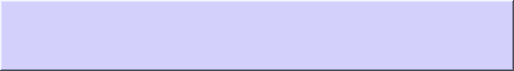
     <widget class="QFrame" name="main_header">
      <property name="minimumSize">
       <size>
        <width>0</width>
        <height>0</height>
       </size>
      </property>
      <property name="maximumSize">
       <size>
        <width>16777215</width>
        <height>70</height>
       </size>
      </property>
      <property name="styleSheet">
       <string notr="true">QFrame{
	border-bottom: 1px sold #000;
	padding:5px 10px;

	background-color:rgb(211, 209, 251)
}


</string>
      </property>
      <property name="frameShape">
       <enum>QFrame::WinPanel</enum>
      </property>
      <property name="frameShadow">
       <enum>QFrame::Raised</enum>
      </property>
      <layout class="QHBoxLayout" name="horizontalLayout">
       <property name="spacing">
        <number>0</number>
       </property>
       <property name="leftMargin">
        <number>0</number>
       </property>
       <property name="topMargin">
        <number>0</number>
       </property>
       <property name="rightMargin">
        <number>0</number>
       </property>
       <property name="bottomMargin">
        <number>0</number>
       </property>
       <item>
        <widget class="QPushButton" name="pushButton">
         <property name="sizePolicy">
          <sizepolicy hsizetype="Minimum" vsizetype="Preferred">
           <horstretch>0</horstretch>
           <verstretch>0</verstretch>
          </sizepolicy>
         </property>
         <property name="minimumSize">
          <size>
           <width>95</width>
           <height>60</height>
          </size>
         </property>
         <property name="baseSize">
          <size>
           <width>0</width>
           <height>0</height>
          </size>
         </property>
         <property name="font">
          <font>
           <pointsize>8</pointsize>
          </font>
         </property>
         <property name="styleSheet">
          <string notr="true">QPushButton{
	padding:5px 10px;
	border:none;
	border-radius: 10px;
	padding-left: 0px; 
}</string>
         </property>
         <property name="text">
          <string/>
         </property>
         <property name="icon">
          <iconset resource="../../../Users/Евгения/PycharmProjects/Knowledge/images/icons.qrc">
           <normaloff>:/newPrefix/лого.png</normaloff>:/newPrefix/лого.png</iconset>
         </property>
         <property name="iconSize">
          <size>
           <width>158</width>
           <height>158</height>
          </size>
         </property>
        </widget>
       </item>
       <item>
        <widget class="QFrame" name="title_menu">
         <property name="sizePolicy">
          <sizepolicy hsizetype="Expanding" vsizetype="Expanding">
           <horstretch>0</horstretch>
           <verstretch>0</verstretch>
          </sizepolicy>
         </property>
         <property name="minimumSize">
          <size>
           <width>0</width>
           <height>53</height>
          </size>
         </property>
         <property name="styleSheet">
          <string notr="true">border:None;</string>
         </property>
         <property name="frameShape">
          <enum>QFrame::StyledPanel</enum>
         </property>
         <property name="frameShadow">
          <enum>QFrame::Raised</enum>
         </property>
         <layout class="QHBoxLayout" name="horizontalLayout_6">
          <property name="spacing">
           <number>0</number>
          </property>
          <property name="leftMargin">
           <number>0</number>
          </property>
          <property name="topMargin">
           <number>0</number>
          </property>
          <property name="rightMargin">
           <number>0</number>
          </property>
          <property name="bottomMargin">
           <number>0</number>
          </property>
          <item>
           <widget class="QPushButton" name="menu">
            <property name="minimumSize">
             <size>
              <width>51</width>
              <height>40</height>
             </size>
            </property>
            <property name="maximumSize">
             <size>
              <width>16777215</width>
              <height>80</height>
             </size>
            </property>
            <property name="styleSheet">
             <string notr="true">QPushButton {
	background-color: rgb(211, 209, 251);
	padding:5px 10px;
	border:none;
	border-radius: 10px;
	font: 12pt &quot;Comic Sans MS&quot;;
	color: rgb(0, 0, 0);
}

QPushButton:pressed {
      background-color:rgb(207, 164, 255);
}
</string>
            </property>
            <property name="text">
             <string/>
            </property>
            <property name="icon">
             <iconset resource="../../../Users/Евгения/PycharmProjects/Knowledge/images/icons.qrc">
              <normaloff>:/newPrefix/меню.png</normaloff>:/newPrefix/меню.png</iconset>
            </property>
            <property name="iconSize">
             <size>
              <width>35</width>
              <height>45</height>
             </size>
            </property>
            <property name="checkable">
             <bool>true</bool>
            </property>
            <property name="autoRepeat">
             <bool>true</bool>
            </property>
           </widget>
          </item>
          <item>
           <spacer name="horizontalSpacer_2">
            <property name="orientation">
             <enum>Qt::Horizontal</enum>
            </property>
            <property name="sizeHint" stdset="0">
             <size>
              <width>325</width>
              <height>18</height>
             </size>
            </property>
           </spacer>
          </item>
         </layout>
        </widget>
       </item>
      </layout>
     </widget>
